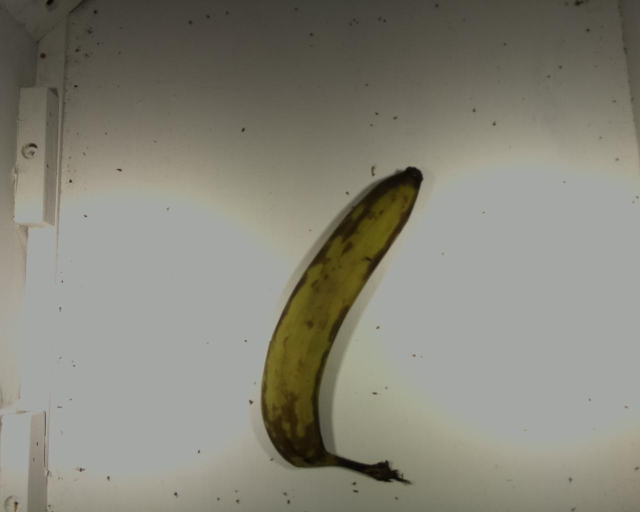
#> input picture CV System/Template images/template_dataset_1.jpg, 1280 x 1024 px (shown at 1/2 size)
$ python prep_colormask.py
#> lines starting #> are read from the running program, lines starting #| are printed output that depends on the picture
import imutils
from os import listdir
from os.path import isfile, join
import numpy as np
from matplotlib import pyplot as plt
import cv2

# -------------- ORB detector ----------------
# [203 lines left out: functions ORB_detector, formDetection, colorMask, histogram, hog, not called in this run]


def main(sourcepath, outputpath, templatepath):
#> called with outputpath = './Cleared images/Green banana/', templatepath = './Template images/template_dataset_1.jpg'
    image_template = cv2.imread(templatepath, 0)
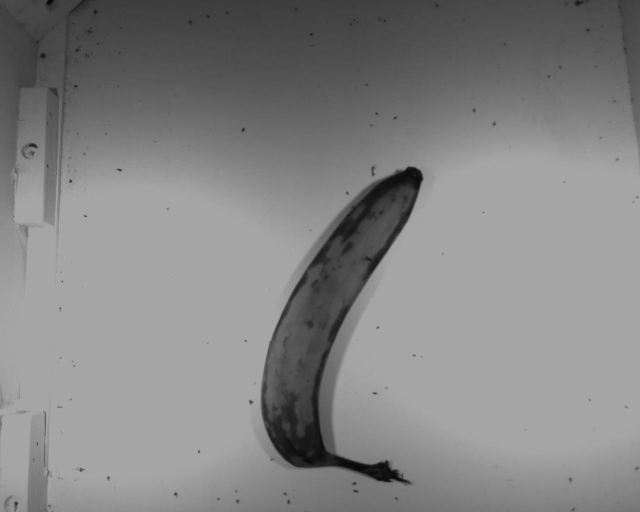
#> image_template: shape (1024, 1280) (shown at 1/2 size); min 6, max 175, mean 131.9
    image_template = cv2.resize(image_template, (150,150))
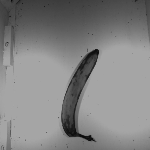
#> image_template: shape (150, 150); min 7, max 170, mean 131.8
    cv2.imshow("Entrada", image_template)
    cv2.waitKey(0)
    cv2.destroyAllWindows()

    # [5 lines of commented-out code are left out]

#> (the run stopped early here; a loop or call above may not have finished)
